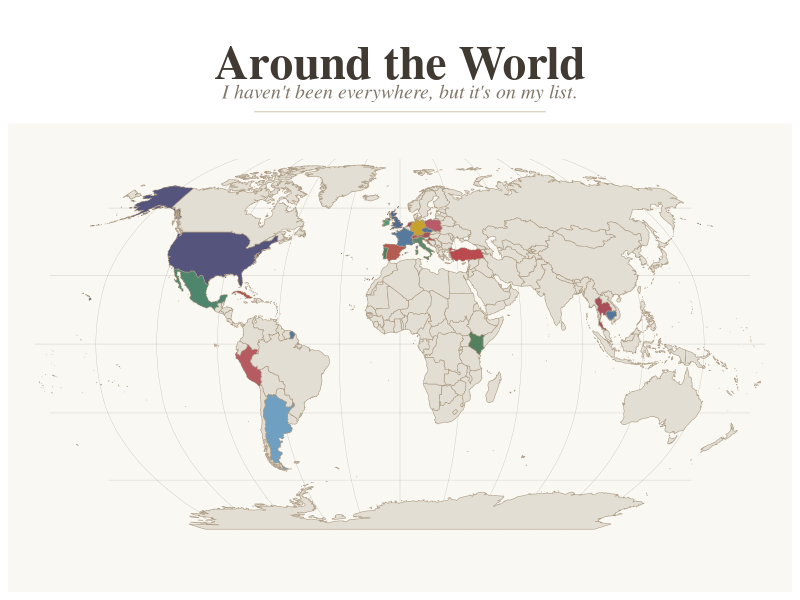

This chart was generated by the following R code:

# WORLD TRAVEL JOURNAL

library(ggplot2)
library(sf)
library(rnaturalearth)
library(rnaturalearthdata)
library(dplyr)
library(patchwork)


if (!exists("world")) {
  message("Loading world map...")
  world <- ne_countries(
    scale = "medium",
    returnclass = "sf"
  )
}



visited <- c(
  "Germany",
  "Croatia",
  "France",
  "Italy",
  "Spain",
  "Portugal",
  "Austria",
  "Switzerland",
  "Peru",
  "Argentina",
  "United States of America",
  "Mexico",
  "Cuba",
  "Netherlands",
  "Kenya",
  "Thailand",
  "Cambodia",
  "United Kingdom",
  "Ireland",
  "Turkey",
  "Poland",
  "Czechia"
)


world <- world %>%
  mutate(
    country_fill = if_else(
      name %in% visited,
      name,
      "Not visited"
    )
  )


paper_color <- "#FFF"
map_background <- "#FAF8F3"

unvisited_color <- "#E7DDCA"
border_color <- "#AD9C84"


graticule_color <- "#AD9C84"
graticule_color <- "#403A33"
title_color <- "#403A33"
subtitle_color <- "#817669"



country_colors <- c(
  
  "Not visited" = "#E3DED3",
  # Europe
  "Germany"        = "#C6A12B",
  "France"         = "#557A9E",
  "Italy"          = "#5F896F",
  "Spain"          = "#B45B52",
  "Portugal"       = "#4F7D5F",
  "Austria"        = "#A4545D",
  "Switzerland"    = "#B6534A",
  "Netherlands"    = "#A94A52",
  "United Kingdom" = "#526A8B",
  "Ireland"        = "#579875",
  "Turkey"         = "#B94A4F",
  "Poland"         = "#B85A69",
  "Czechia"        = "#52749A",
  "Croatia"        = "#A94F55",
  # Americas
  "Peru"           = "#B65B61",
  "Argentina"      = "#6F9FC1",
  "United States of America" = "#55547D",
  "Mexico"         = "#4D866D",
  "Cuba"            = "#B4514D",
  # Africa
  "Kenya"          = "#54805F",
  # Asia
  "Thailand"       = "#A84D5A",
  "Cambodia"       = "#52759A"
)






missing_colors <- setdiff(
  visited,
  names(country_colors)
)

if (length(missing_colors) > 0) {

  stop(
    paste(
      "Missing colors for:",
      paste(missing_colors, collapse = ", ")
    )
  )
}




world_robinson <- st_transform(
  world,
  crs = "+proj=robin"
)


graticule_wgs84 <- st_graticule(
  lat = seq(-60, 60, by = 30),
  lon = seq(-150, 150, by = 30),
  crs = st_crs(4326)
)

graticule <- st_transform(
  graticule_wgs84,
  crs = st_crs(world_robinson)
)



set.seed(42)

texture <- expand.grid(
  x = seq(-180, 180, length.out = 500),
  y = seq(-90, 90, length.out = 250)
)

texture$alpha <- runif(
  nrow(texture),
  min = 0.003,
  max = 0.010
)




title_plot <- ggplot() +

  annotate(
    "text",
    x = 0.5,
    y = 0.62,
    label = "Around the World",
    family = "serif",
    fontface = "bold",
    size = 12,
    color = title_color
  ) +

  annotate(
    "text",
    x = 0.5,
    y = 0.30,
    label = "I haven't been everywhere, but it's on my list.",
    family = "serif",
    fontface = "italic",
    size = 5,
    color = subtitle_color
  ) +

  # subtle divider underneath header
  annotate(
    "segment",
    x = 0.28,
    xend = 0.72,
    y = 0.08,
    yend = 0.08,
    color = "#CFC2AD",
    linewidth = 0.35
  ) +

  xlim(0, 1) +
  ylim(0, 1) +

  theme_void() +

  theme(
    plot.background = element_rect(
      fill = paper_color,
      color = NA
    ),

    panel.background = element_rect(
      fill = paper_color,
      color = NA
    ),

    plot.margin = margin(
      t = 12,
      r = 20,
      b = 0,
      l = 20
    )
  )



# 11. MAP ######

map_plot <- ggplot() +
geom_sf(
  data = graticule,
  color = graticule_color,
  linewidth = 0.12,
  alpha = 0.30
) +
geom_sf(
  data = world_robinson,
  aes(fill = country_fill),
  color = border_color,
  linewidth = 0.20
) +
scale_fill_manual(
  values = country_colors,
  guide = "none"
) +
coord_sf(
  expand = FALSE
) +
theme_void() +
  theme(
    panel.background = element_rect(
      fill = map_background,
      color = NA
    ),
    plot.background = element_rect(
      fill = map_background,
      color = NA
    ),
    plot.margin = margin(
      t = 0,
      r = 20,
      b = 20,
      l = 20
    ),
    legend.position = "none"
  )




final_clean <- title_plot /
               map_plot +
               plot_layout(
                 heights = c(1.35, 6)
               )

final_clean



# Export

# ggsave(
#   filename = "world_travel_journal.png",
#   plot = final_clean,
#   width = 14,
#   height = 9,
#   units = "in",
#   dpi = 400,
#   bg = paper_color
# )
